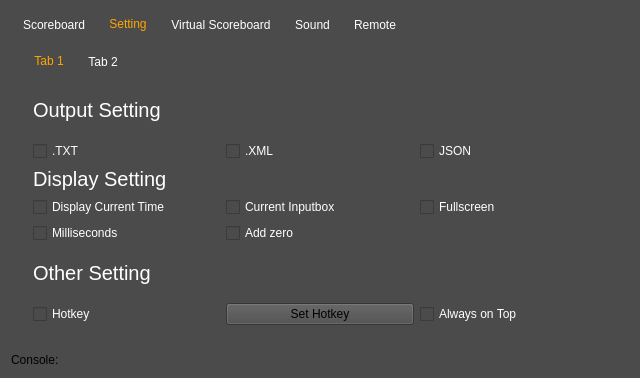
<?xml version="1.0" encoding="UTF-8"?>
<ui version="4.0">
 <class>MainWindow</class>
 <widget class="QMainWindow" name="MainWindow">
  <property name="geometry">
   <rect>
    <x>0</x>
    <y>0</y>
    <width>640</width>
    <height>378</height>
   </rect>
  </property>
  <property name="windowTitle">
   <string>MainWindow</string>
  </property>
  <property name="styleSheet">
   <string notr="true">background-color: rgb(75, 75, 75);</string>
  </property>
  <widget class="QWidget" name="centralWidget">
   <layout class="QGridLayout" name="gridLayout">
    <item row="0" column="0">
     <widget class="QTabWidget" name="Tab">
      <property name="styleSheet">
       <string notr="true">QTabWidget:pane{
border: none;
}

QTabBar::tab{
color: white;
background-color:  rgb(75, 75, 75);
/*border: 2px solid rgb(0, 0, 0);
padding: 5px 5px;*/
}

QTabBar::tab:selected{
color: orange;
}

QLabel{
}</string>
      </property>
      <property name="currentIndex">
       <number>1</number>
      </property>
      <widget class="QWidget" name="Scoreboard_Tab">
       <attribute name="title">
        <string>Scoreboard</string>
       </attribute>
       <layout class="QGridLayout" name="gridLayout_2">
        <item row="0" column="4" rowspan="4">
         <layout class="QGridLayout" name="gridLayout_4">
          <item row="1" column="1">
           <widget class="QPushButton" name="AwayScore2Up_PushButton">
            <property name="text">
             <string/>
            </property>
           </widget>
          </item>
          <item row="2" column="0" colspan="2">
           <widget class="QLabel" name="AwayScore_Label">
            <property name="font">
             <font>
              <pointsize>28</pointsize>
             </font>
            </property>
            <property name="styleSheet">
             <string notr="true">color: rgb(255, 255, 255);
</string>
            </property>
            <property name="text">
             <string>Away_Score</string>
            </property>
           </widget>
          </item>
          <item row="3" column="0" colspan="2">
           <widget class="QPushButton" name="AwayScoreDown_PushButton">
            <property name="text">
             <string/>
            </property>
           </widget>
          </item>
          <item row="1" column="0">
           <widget class="QPushButton" name="AwayScoreUp_PushButton">
            <property name="text">
             <string/>
            </property>
           </widget>
          </item>
          <item row="0" column="0" colspan="2">
           <widget class="QLineEdit" name="lineEdit_2">
            <property name="font">
             <font>
              <pointsize>18</pointsize>
             </font>
            </property>
            <property name="styleSheet">
             <string notr="true">QLineEdit{
color: white;
border: 1px solid black;
}</string>
            </property>
            <property name="text">
             <string>AWAY</string>
            </property>
            <property name="maxLength">
             <number>100</number>
            </property>
           </widget>
          </item>
         </layout>
        </item>
        <item row="0" column="1" rowspan="4">
         <layout class="QGridLayout" name="gridLayout_3">
          <property name="horizontalSpacing">
           <number>1</number>
          </property>
          <item row="4" column="0" colspan="2">
           <widget class="QPushButton" name="HomeScoreDown_PushButton">
            <property name="styleSheet">
             <string notr="true"/>
            </property>
            <property name="text">
             <string/>
            </property>
           </widget>
          </item>
          <item row="1" column="1">
           <widget class="QPushButton" name="HomeScore2Up_PushButton">
            <property name="text">
             <string/>
            </property>
           </widget>
          </item>
          <item row="1" column="0">
           <widget class="QPushButton" name="HomeScoreUp_PushButton">
            <property name="text">
             <string/>
            </property>
           </widget>
          </item>
          <item row="2" column="0" colspan="2">
           <widget class="QLabel" name="HomeScore_Label">
            <property name="font">
             <font>
              <pointsize>28</pointsize>
             </font>
            </property>
            <property name="styleSheet">
             <string notr="true">color: rgb(255, 255, 255);
</string>
            </property>
            <property name="text">
             <string>Home_Score</string>
            </property>
           </widget>
          </item>
          <item row="0" column="0" colspan="2">
           <widget class="QLineEdit" name="lineEdit">
            <property name="font">
             <font>
              <pointsize>18</pointsize>
             </font>
            </property>
            <property name="styleSheet">
             <string notr="true">QLineEdit{
color: white;
border: 1px solid black;
}</string>
            </property>
            <property name="text">
             <string>HOME</string>
            </property>
            <property name="maxLength">
             <number>100</number>
            </property>
           </widget>
          </item>
         </layout>
        </item>
        <item row="0" column="2" colspan="2">
         <layout class="QGridLayout" name="gridLayout_5">
          <item row="1" column="0">
           <widget class="QSpinBox" name="spinBox">
            <property name="styleSheet">
             <string notr="true">QSpinBox{
border: none;
color: white;
}

QSpinBox::up-button:pressed{
color: orange;
}</string>
            </property>
           </widget>
          </item>
          <item row="1" column="2">
           <widget class="QSpinBox" name="spinBox_2">
            <property name="styleSheet">
             <string notr="true">QSpinBox{
border: none;
color: white;
}

QSpinBox::up-arrow:pressed{
color: orange;
}</string>
            </property>
            <property name="maximum">
             <number>59</number>
            </property>
           </widget>
          </item>
          <item row="0" column="0" colspan="3">
           <widget class="QLabel" name="Clock_Label">
            <property name="font">
             <font>
              <pointsize>36</pointsize>
             </font>
            </property>
            <property name="styleSheet">
             <string notr="true">color: rgb(255, 255, 255);
border: 1px solid black;</string>
            </property>
            <property name="text">
             <string>Clock</string>
            </property>
            <property name="margin">
             <number>0</number>
            </property>
           </widget>
          </item>
          <item row="2" column="0">
           <widget class="QSpinBox" name="spinBox_3">
            <property name="styleSheet">
             <string notr="true">QSpinBox{
border: none;
color: white;
}

QSpinBox::up-arrow:pressed{
color: orange;
}</string>
            </property>
           </widget>
          </item>
          <item row="2" column="2">
           <widget class="QSpinBox" name="spinBox_4">
            <property name="styleSheet">
             <string notr="true">QSpinBox{
border: none;
color: white;
}

QSpinBox::up-arrow:pressed{
color: orange;
}</string>
            </property>
            <property name="maximum">
             <number>59</number>
            </property>
           </widget>
          </item>
          <item row="2" column="1">
           <widget class="QLabel" name="Colon2_Label">
            <property name="font">
             <font>
              <weight>75</weight>
              <bold>true</bold>
             </font>
            </property>
            <property name="styleSheet">
             <string notr="true">color: rgb(255, 255, 255);</string>
            </property>
            <property name="text">
             <string>:</string>
            </property>
           </widget>
          </item>
          <item row="1" column="1">
           <widget class="QLabel" name="Colon_Label">
            <property name="font">
             <font>
              <weight>75</weight>
              <bold>true</bold>
             </font>
            </property>
            <property name="styleSheet">
             <string notr="true">color: rgb(255, 255, 255);</string>
            </property>
            <property name="text">
             <string>:</string>
            </property>
           </widget>
          </item>
         </layout>
        </item>
        <item row="1" column="2" rowspan="3" colspan="2">
         <layout class="QVBoxLayout" name="Period">
          <item>
           <widget class="QPushButton" name="PeriodUp_PushButton">
            <property name="text">
             <string/>
            </property>
           </widget>
          </item>
          <item>
           <widget class="QLabel" name="Period_Label">
            <property name="font">
             <font>
              <pointsize>28</pointsize>
             </font>
            </property>
            <property name="styleSheet">
             <string notr="true">color: rgb(255, 255, 255);
</string>
            </property>
            <property name="text">
             <string>Period</string>
            </property>
           </widget>
          </item>
          <item>
           <widget class="QPushButton" name="PeriodDown_PushButton">
            <property name="text">
             <string/>
            </property>
           </widget>
          </item>
         </layout>
        </item>
        <item row="4" column="1" rowspan="3" colspan="4">
         <layout class="QHBoxLayout" name="MainButton">
          <item>
           <widget class="QPushButton" name="UpdateTeam_PushButton">
            <property name="styleSheet">
             <string notr="true"/>
            </property>
            <property name="text">
             <string/>
            </property>
           </widget>
          </item>
          <item>
           <widget class="QPushButton" name="ResetClock_PushButton">
            <property name="text">
             <string/>
            </property>
           </widget>
          </item>
          <item>
           <widget class="QPushButton" name="Clock_PushButton">
            <property name="text">
             <string/>
            </property>
           </widget>
          </item>
          <item>
           <widget class="QPushButton" name="ResetScore_PushButton">
            <property name="text">
             <string/>
            </property>
           </widget>
          </item>
          <item>
           <widget class="QPushButton" name="Swap_PushButton">
            <property name="text">
             <string/>
            </property>
           </widget>
          </item>
         </layout>
        </item>
       </layout>
      </widget>
      <widget class="QWidget" name="Setting_Tab">
       <attribute name="title">
        <string>Setting</string>
       </attribute>
       <layout class="QGridLayout" name="gridLayout_9">
        <item row="0" column="0">
         <widget class="QTabWidget" name="tabWidget">
          <property name="currentIndex">
           <number>0</number>
          </property>
          <widget class="QWidget" name="tab">
           <attribute name="title">
            <string>Tab 1</string>
           </attribute>
           <layout class="QGridLayout" name="gridLayout_11">
            <item row="0" column="0">
             <layout class="QGridLayout" name="gridLayout_7">
              <item row="1" column="1">
               <widget class="QCheckBox" name="checkBox_3">
                <property name="styleSheet">
                 <string notr="true">QCheckBox{
color: white;
}

/*QCheckBox::indicator{
background-color: #454545;
}

QCheckBox::indicator:checked{
color: orange;
}*/</string>
                </property>
                <property name="text">
                 <string>.XML</string>
                </property>
               </widget>
              </item>
              <item row="1" column="0">
               <widget class="QCheckBox" name="Animations_CheckBox">
                <property name="styleSheet">
                 <string notr="true">QCheckBox{
color: white;
}

/*QCheckBox::indicator{
background-color: #454545;
}

QCheckBox::indicator:checked{
color: orange;
}*/</string>
                </property>
                <property name="text">
                 <string>.TXT</string>
                </property>
               </widget>
              </item>
              <item row="1" column="2">
               <widget class="QCheckBox" name="checkBox_4">
                <property name="styleSheet">
                 <string notr="true">QCheckBox{
color: white;
}

/*QCheckBox::indicator{
background-color: #454545;
}

QCheckBox::indicator:checked{
color: orange;
}*/</string>
                </property>
                <property name="text">
                 <string>JSON</string>
                </property>
               </widget>
              </item>
              <item row="0" column="0">
               <widget class="QLabel" name="label_3">
                <property name="styleSheet">
                 <string notr="true">color: white;
font-size: 20px;</string>
                </property>
                <property name="text">
                 <string>Output Setting</string>
                </property>
               </widget>
              </item>
             </layout>
            </item>
            <item row="1" column="0">
             <layout class="QGridLayout" name="gridLayout_8">
              <item row="1" column="2">
               <widget class="QCheckBox" name="checkBox_7">
                <property name="styleSheet">
                 <string notr="true">QCheckBox{
color: white;
}

/*QCheckBox::indicator{
background-color: #454545;
}

QCheckBox::indicator:checked{
color: orange;
}*/</string>
                </property>
                <property name="text">
                 <string>Fullscreen</string>
                </property>
               </widget>
              </item>
              <item row="1" column="0">
               <widget class="QCheckBox" name="checkBox_5">
                <property name="styleSheet">
                 <string notr="true">QCheckBox{
color: white;
}

/*QCheckBox::indicator{
background-color: #454545;
}

QCheckBox::indicator:checked{
color: orange;
}*/</string>
                </property>
                <property name="text">
                 <string>Display Current Time</string>
                </property>
               </widget>
              </item>
              <item row="1" column="1">
               <widget class="QCheckBox" name="checkBox_6">
                <property name="styleSheet">
                 <string notr="true">QCheckBox{
color: white;
}

/*QCheckBox::indicator{
background-color: #454545;
}

QCheckBox::indicator:checked{
color: orange;
}*/</string>
                </property>
                <property name="text">
                 <string>Current Inputbox</string>
                </property>
               </widget>
              </item>
              <item row="0" column="0">
               <widget class="QLabel" name="label_4">
                <property name="styleSheet">
                 <string notr="true">color: white;
font-size: 20px;</string>
                </property>
                <property name="text">
                 <string>Display Setting</string>
                </property>
               </widget>
              </item>
              <item row="2" column="0">
               <widget class="QCheckBox" name="checkBox_2">
                <property name="styleSheet">
                 <string notr="true">QCheckBox{
color: white;
}

/*QCheckBox::indicator{
background-color: #454545;
}

QCheckBox::indicator:checked{
color: orange;
}*/</string>
                </property>
                <property name="text">
                 <string>Milliseconds</string>
                </property>
               </widget>
              </item>
              <item row="2" column="1">
               <widget class="QCheckBox" name="checkBox_8">
                <property name="styleSheet">
                 <string notr="true">QCheckBox{
color: white;
}

/*QCheckBox::indicator{
background-color: #454545;
}

QCheckBox::indicator:checked{
color: orange;
}*/</string>
                </property>
                <property name="text">
                 <string>Add zero</string>
                </property>
               </widget>
              </item>
             </layout>
            </item>
            <item row="2" column="0">
             <layout class="QGridLayout" name="gridLayout_10">
              <item row="2" column="0">
               <widget class="QCheckBox" name="checkBox_9">
                <property name="styleSheet">
                 <string notr="true">QCheckBox{
color: white;
}

/*QCheckBox::indicator{
background-color: #454545;
}

QCheckBox::indicator:checked{
color: orange;
}*/</string>
                </property>
                <property name="text">
                 <string>Hotkey</string>
                </property>
               </widget>
              </item>
              <item row="0" column="0">
               <widget class="QLabel" name="label_5">
                <property name="styleSheet">
                 <string notr="true">color: white;
font-size: 20px;</string>
                </property>
                <property name="text">
                 <string>Other Setting</string>
                </property>
               </widget>
              </item>
              <item row="2" column="2">
               <widget class="QCheckBox" name="checkBox_10">
                <property name="styleSheet">
                 <string notr="true">QCheckBox{
color: white;
}

/*QCheckBox::indicator{
background-color: #454545;
}

QCheckBox::indicator:checked{
color: orange;
}*/</string>
                </property>
                <property name="text">
                 <string>Always on Top</string>
                </property>
               </widget>
              </item>
              <item row="2" column="1">
               <widget class="QPushButton" name="SetHotkey_PushButton">
                <property name="text">
                 <string>Set Hotkey</string>
                </property>
               </widget>
              </item>
             </layout>
            </item>
           </layout>
          </widget>
          <widget class="QWidget" name="tab_2">
           <attribute name="title">
            <string>Tab 2</string>
           </attribute>
          </widget>
         </widget>
        </item>
       </layout>
      </widget>
      <widget class="QWidget" name="VirtualScoreboard_Tab">
       <attribute name="title">
        <string>Virtual Scoreboard</string>
       </attribute>
      </widget>
      <widget class="QWidget" name="Sound_Tab">
       <attribute name="title">
        <string>Sound</string>
       </attribute>
       <layout class="QGridLayout" name="gridLayout_6">
        <item row="1" column="0">
         <layout class="QHBoxLayout" name="horizontalLayout">
          <item>
           <widget class="QLineEdit" name="lineEdit_3"/>
          </item>
          <item>
           <widget class="QPushButton" name="pushButton">
            <property name="text">
             <string>PushButton</string>
            </property>
           </widget>
          </item>
          <item>
           <widget class="QPushButton" name="pushButton_2">
            <property name="text">
             <string>Test Sound</string>
            </property>
           </widget>
          </item>
         </layout>
        </item>
        <item row="2" column="0">
         <layout class="QVBoxLayout" name="verticalLayout">
          <item>
           <widget class="QLabel" name="label">
            <property name="font">
             <font>
              <pointsize>18</pointsize>
             </font>
            </property>
            <property name="text">
             <string>Volume:</string>
            </property>
           </widget>
          </item>
          <item>
           <widget class="QSlider" name="horizontalSlider">
            <property name="value">
             <number>50</number>
            </property>
            <property name="orientation">
             <enum>Qt::Horizontal</enum>
            </property>
           </widget>
          </item>
         </layout>
        </item>
        <item row="0" column="0">
         <widget class="QCheckBox" name="checkBox">
          <property name="font">
           <font>
            <pointsize>18</pointsize>
           </font>
          </property>
          <property name="text">
           <string>Play Sound</string>
          </property>
         </widget>
        </item>
        <item row="3" column="0">
         <spacer name="verticalSpacer">
          <property name="orientation">
           <enum>Qt::Vertical</enum>
          </property>
          <property name="sizeHint" stdset="0">
           <size>
            <width>20</width>
            <height>40</height>
           </size>
          </property>
         </spacer>
        </item>
       </layout>
      </widget>
      <widget class="QWidget" name="Remote_Tab">
       <attribute name="title">
        <string>Remote</string>
       </attribute>
      </widget>
     </widget>
    </item>
    <item row="1" column="0">
     <widget class="QLabel" name="label_2">
      <property name="text">
       <string>Console:</string>
      </property>
     </widget>
    </item>
   </layout>
  </widget>
 </widget>
 <layoutdefault spacing="6" margin="11"/>
 <resources/>
 <connections/>
</ui>
